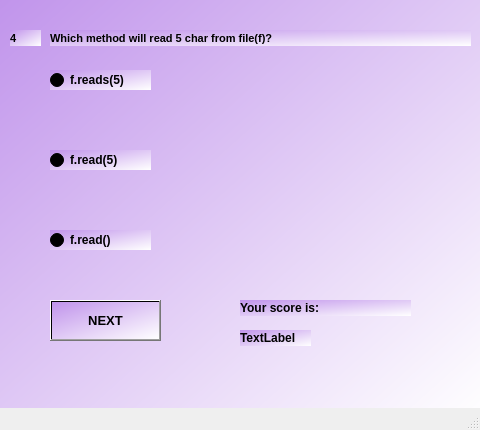
<?xml version="1.0" encoding="UTF-8"?>
<ui version="4.0">
 <class>MainWindow23</class>
 <widget class="QMainWindow" name="MainWindow23">
  <property name="geometry">
   <rect>
    <x>0</x>
    <y>0</y>
    <width>480</width>
    <height>430</height>
   </rect>
  </property>
  <property name="windowTitle">
   <string>MainWindow</string>
  </property>
  <widget class="QWidget" name="centralwidget">
   <widget class="QWidget" name="widget" native="true">
    <property name="geometry">
     <rect>
      <x>0</x>
      <y>-10</y>
      <width>480</width>
      <height>430</height>
     </rect>
    </property>
    <property name="styleSheet">
     <string notr="true">background-color:qlineargradient(spread:pad, x1:0, y1:0, x2:1, y2:1, stop:0 rgba(192, 147, 235, 255), stop:1 rgba(255, 255, 255, 255))</string>
    </property>
    <widget class="QLabel" name="label">
     <property name="geometry">
      <rect>
       <x>10</x>
       <y>40</y>
       <width>31</width>
       <height>16</height>
      </rect>
     </property>
     <property name="font">
      <font>
       <pointsize>8</pointsize>
       <weight>75</weight>
       <bold>true</bold>
      </font>
     </property>
     <property name="text">
      <string>4</string>
     </property>
    </widget>
    <widget class="QLabel" name="label_2">
     <property name="geometry">
      <rect>
       <x>50</x>
       <y>40</y>
       <width>421</width>
       <height>16</height>
      </rect>
     </property>
     <property name="font">
      <font>
       <pointsize>8</pointsize>
       <weight>75</weight>
       <bold>true</bold>
      </font>
     </property>
     <property name="text">
      <string>Which method will read 5 char from file(f)?</string>
     </property>
    </widget>
    <widget class="QRadioButton" name="radioButton">
     <property name="geometry">
      <rect>
       <x>50</x>
       <y>80</y>
       <width>101</width>
       <height>20</height>
      </rect>
     </property>
     <property name="font">
      <font>
       <weight>75</weight>
       <bold>true</bold>
      </font>
     </property>
     <property name="text">
      <string>f.reads(5)</string>
     </property>
    </widget>
    <widget class="QRadioButton" name="radioButton_2">
     <property name="geometry">
      <rect>
       <x>50</x>
       <y>240</y>
       <width>101</width>
       <height>20</height>
      </rect>
     </property>
     <property name="font">
      <font>
       <weight>75</weight>
       <bold>true</bold>
      </font>
     </property>
     <property name="text">
      <string>f.read()</string>
     </property>
    </widget>
    <widget class="QRadioButton" name="radioButton_3">
     <property name="geometry">
      <rect>
       <x>50</x>
       <y>160</y>
       <width>101</width>
       <height>20</height>
      </rect>
     </property>
     <property name="font">
      <font>
       <weight>75</weight>
       <bold>true</bold>
      </font>
     </property>
     <property name="text">
      <string>f.read(5)</string>
     </property>
    </widget>
    <widget class="QPushButton" name="NEXT">
     <property name="geometry">
      <rect>
       <x>50</x>
       <y>310</y>
       <width>111</width>
       <height>41</height>
      </rect>
     </property>
     <property name="font">
      <font>
       <pointsize>10</pointsize>
       <weight>75</weight>
       <bold>true</bold>
      </font>
     </property>
     <property name="text">
      <string>NEXT</string>
     </property>
    </widget>
    <widget class="QLabel" name="label_3">
     <property name="geometry">
      <rect>
       <x>240</x>
       <y>310</y>
       <width>171</width>
       <height>16</height>
      </rect>
     </property>
     <property name="font">
      <font>
       <weight>75</weight>
       <bold>true</bold>
      </font>
     </property>
     <property name="text">
      <string>Your score is:</string>
     </property>
    </widget>
    <widget class="QLabel" name="label_4">
     <property name="geometry">
      <rect>
       <x>240</x>
       <y>340</y>
       <width>71</width>
       <height>16</height>
      </rect>
     </property>
     <property name="font">
      <font>
       <weight>75</weight>
       <bold>true</bold>
      </font>
     </property>
     <property name="text">
      <string>TextLabel</string>
     </property>
    </widget>
   </widget>
  </widget>
  <widget class="QMenuBar" name="menubar">
   <property name="geometry">
    <rect>
     <x>0</x>
     <y>0</y>
     <width>480</width>
     <height>26</height>
    </rect>
   </property>
  </widget>
  <widget class="QStatusBar" name="statusbar"/>
 </widget>
 <resources/>
 <connections/>
</ui>
